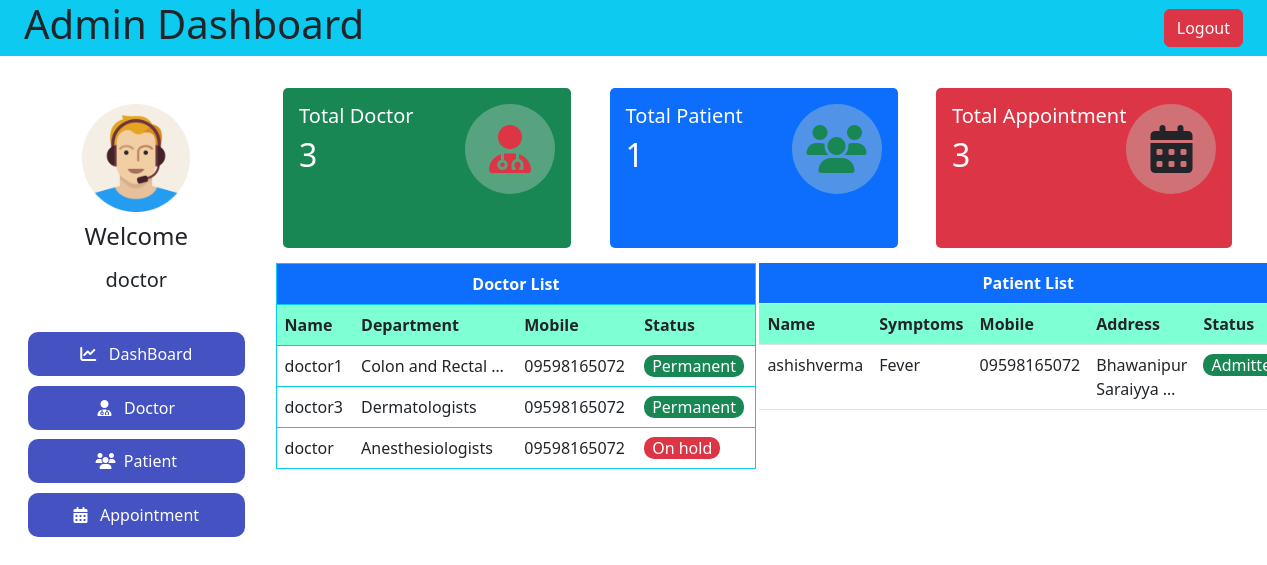
The app's page /admin-dash/ (signed in), older data.
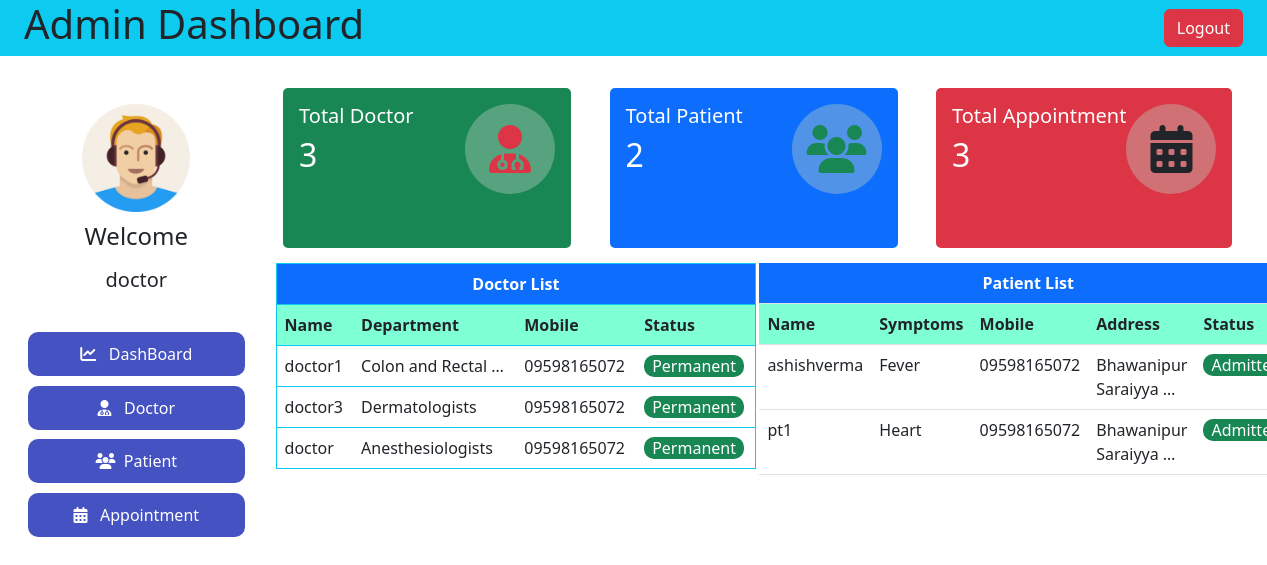
The same page, newer data.
### hospital/models.py (models this page shows, shortened)
class Doctor(models.Model):
    user = models.OneToOneField(User, on_delete=models.CASCADE)
    profile_pic = models.ImageField(
        upload_to='profile_pic/DoctorProfilePic/', null=True, blank=True)
    address = models.CharField(max_length=40)
    mobile = models.CharField(max_length=20, null=True)
    department = models.CharField(
        max_length=50, choices=departments, default='Cardiologist')
    status = models.BooleanField(default=False)

class Patient(models.Model):
    user = models.OneToOneField(User, on_delete=models.CASCADE)
    profile_pic = models.ImageField(
        upload_to='profile_pic/PatientProfilePic/', null=True, blank=True)
    address = models.CharField(max_length=40)
    mobile = models.CharField(max_length=20, null=False)
    symptoms = models.CharField(max_length=100, null=False)
    assignedDoctorId = models.PositiveIntegerField(null=True)
    admitDate = models.DateField(auto_now=True)
    status = models.BooleanField(default=False)

### hospital/views.py (the view)
# urls.py: path('admin-dash/',ViewAdminDashboard,name='admindashboard'),
@login_required(login_url='adminlogin')
def ViewAdminDashboard(request):
    doctors = Doctor.objects.all()
    doctorNum = Doctor.objects.all().count()
    patients= Patient.objects.all()
    patientNum = Patient.objects.all().count()
    return render(request,'hospital/adminDashboard.html',locals())

### templates/hospital/adminDashboard.html (shortened to what the changed rows need)
{% load static %}
<!DOCTYPE html>
<html lang="en">
  <head>
    <link rel="stylesheet" href="{% static 'hospital/css/admin.css' %}" />
    <link
      rel="stylesheet"
      href="{% static 'hospital/css/admin-responsive.css' %}"
    />
    <link
      href="https://cdn.jsdelivr.net/npm/bootstrap@5.3.0/dist/css/bootstrap.min.css"
      rel="stylesheet"
    />
    <link
      href="https://cdn.jsdelivr.net/npm/bootstrap@5.3.0/dist/css/bootstrap.min.css"
      rel="stylesheet"
    />
  </head>
  <body>
    <nav class="bg-info d-flex justify-content-between align-items-center px-4">
      <h1>Admin Dashboard</h1>
    </nav>
    <div class="container-fluid admin">
      <div class="admin-right">
        {% block adminDashBoard %}
        <div class="admin-card">
          <div class="cards bg-success text-white">
            <div>
              <h2>{{doctorNum}}</h2>
            </div>
          </div>
          <div class="cards bg-primary text-white">
            <div>
              <h5>Total Patient</h5>
              <h2>{{patientNum}}</h2>
            </div>
          </div>
          <div class="cards bg-danger text-white">
            <div>
              <h2>{{doctorNum}}</h2>
            </div>
          </div>
        </div>
        <div class="all-list">
          <div>
            <table class="table border-info border">
              <tr>
                <th colspan="4" class="text-center bg-primary text-white">
                  Doctor List
                </th>
              </tr>
              <tr>
                <th>Name</th>
                <th>Department</th>
                <th>Mobile</th>
                <th>Status</th>
              </tr>
              {% for doctor in doctors %}
              <tr>
                <td>{{doctor.user.username}}</td>
                <td>{{doctor.department |truncatewords:3}}</td>
                <td>{{doctor.mobile}}</td>
                <td>
                  {% if doctor.status %}
                  <span class="bg-success px-2" style="border-radius: 10px"
                    >Permanent</span
                  >
                  {% else %}
                  <span class="bg-danger px-2" style="border-radius: 10px"
                    >On hold</span
                  >
                  {% endif %}
                </td>
              </tr>
              {% endfor %}
            </table>
          </div>
          <div>
            <table class="table">
              <tr>
                <th colspan="5" class="text-center bg-primary text-white">
                  Patient List
                </th>
              </tr>
              <tr>
                <th>Name</th>
                <th>Symptoms</th>
                <th>Mobile</th>
                <th>Address</th>
                <th>Status</th>
              </tr>
              {% for patient in patients %}
              <tr>
                <td>{{patient.user.username}}</td>
                <td>{{patient.symptoms}}</td>
                <td>{{patient.mobile}}</td>
                <td>{{patient.address |truncatewords:2}}</td>
                <td>
                  {% if patient.status %}
                  <span class="bg-success px-2" style="border-radius: 10px"
                    >Admitted</span
                  >
                  {% else %}
                  <span class="bg-danger px-2" style="border-radius: 10px"
                    >On hold</span
                  >
                  {% endif %}
                </td>
              </tr>
              {% endfor %}
            </table>
          </div>
        </div>
        {% endblock adminDashBoard %}
      </div>
    </div>
  </body>
</html>

Row changes from the older to the newer data that the page shows:
changed Doctor "Anesthesiologists": status "On hold" → "Permanent"
added Patient: user.username "pt1", symptoms "Heart", mobile "09598165072", address "Bhawanipur Saraiyya …", status "Admitted"
Text that changed along with them:
{{ patientNum }}: "1" → "2"
